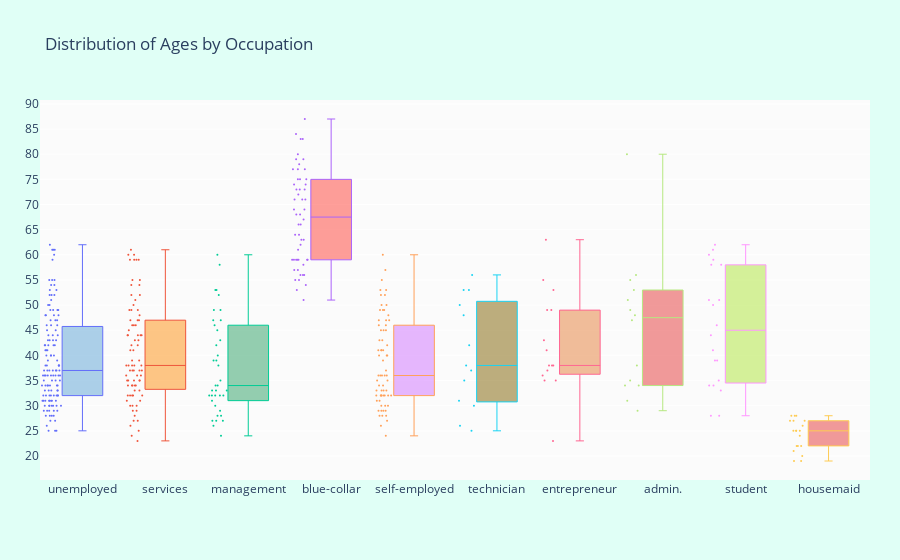

Here is the notebook cell this chart was saved with:
### Markdown cell above
Let's see which occupation tended to have more balance in their accounts

### Code cell
suscribed_df = df.loc[df["y"] == "yes"]

occupations = df["job"].unique().tolist()

# Get the balances by jobs
management = suscribed_df["age"].loc[suscribed_df["job"] == "management"].values
technician = suscribed_df["age"].loc[suscribed_df["job"] == "technician"].values
services = suscribed_df["age"].loc[suscribed_df["job"] == "services"].values
retired = suscribed_df["age"].loc[suscribed_df["job"] == "retired"].values
blue_collar = suscribed_df["age"].loc[suscribed_df["job"] == "blue-collar"].values
unemployed = suscribed_df["age"].loc[suscribed_df["job"] == "unemployed"].values
entrepreneur = suscribed_df["age"].loc[suscribed_df["job"] == "entrepreneur"].values
housemaid = suscribed_df["age"].loc[suscribed_df["job"] == "housemaid"].values
self_employed = suscribed_df["age"].loc[suscribed_df["job"] == "self-employed"].values
student = suscribed_df["age"].loc[suscribed_df["job"] == "student"].values


ages = [management, technician, services, retired, blue_collar, unemployed, 
         entrepreneur, housemaid, self_employed, student]

colors = ['rgba(93, 164, 214, 0.5)', 'rgba(255, 144, 14, 0.5)',
          'rgba(44, 160, 101, 0.5)', 'rgba(255, 65, 54, 0.5)', 
          'rgba(207, 114, 255, 0.5)', 'rgba(127, 96, 0, 0.5)',
         'rgba(229, 126, 56, 0.5)', 'rgba(229, 56, 56, 0.5)',
         'rgba(174, 229, 56, 0.5)', 'rgba(229, 56, 56, 0.5)']

traces = []

for xd, yd, cls in zip(occupations, ages, colors):
        traces.append(go.Box(
            y=yd,
            name=xd,
            boxpoints='all',
            jitter=0.5,
            whiskerwidth=0.2,
            fillcolor=cls,
            marker=dict(
                size=2,
            ),
            line=dict(width=1),
        ))

layout = go.Layout(
    title='Distribution of Ages by Occupation',
    yaxis=dict(
        autorange=True,
        showgrid=True,
        zeroline=True,
        dtick=5,
        gridcolor='rgb(255, 255, 255)',
        gridwidth=1,
        zerolinecolor='rgb(255, 255, 255)',
        zerolinewidth=2,
    ),
    margin=dict(
        l=40,
        r=30,
        b=80,
        t=100,
    ),
    paper_bgcolor='rgb(224,255,246)',
    plot_bgcolor='rgb(251,251,251)',
    showlegend=False
)

fig = go.Figure(data=traces, layout=layout)
iplot(fig)

### Figure 1 — Plotly figure (JSON) as saved in the notebook; plotly's stock layout.template omitted (floating-point values rounded to 4 significant figures; data arrays with more than 128 entries replaced by an {"elided": "..."} marker saying what was removed)
{"data": [{"boxpoints": "all", "fillcolor": "rgba(93, 164, 214, 0.5)", "jitter": 0.5, "line": {"width": 1}, "marker": {"size": 2}, "name": "unemployed", "type": "box", "whiskerwidth": 0.2, "y": {"elided": "131 int values"}}, {"boxpoints": "all", "fillcolor": "rgba(255, 144, 14, 0.5)", "jitter": 0.5, "line": {"width": 1}, "marker": {"size": 2}, "name": "services", "type": "box", "whiskerwidth": 0.2, "y": [49, 34, 25, 35, 60, 35, 44, 52, 28, 35, 38, 36, 60, 41, 45, 42, 59, 37, 37, 32, 31, 27, 47, 38, 32, 59, 29, 46, 33, 32, 37, 34, 38, 35, 39, 39, 27, 44, 34, 59, 48, 47, 44, 37, 51, 23, 44, 52, 42, 29, 32, 47, 46, 37, 38, 32, 35, 41, 61, 34, 49, 50, 31, 24, 54, 55, 43, 49, 43, 34, 55, 46, 54, 44, 30, 36, 30, 30, 38, 33, 36, 59, 26]}, {"boxpoints": "all", "fillcolor": "rgba(44, 160, 101, 0.5)", "jitter": 0.5, "line": {"width": 1}, "marker": {"size": 2}, "name": "management", "type": "box", "whiskerwidth": 0.2, "y": [52, 27, 32, 32, 28, 39, 28, 34, 34, 38, 45, 53, 47, 30, 42, 33, 40, 24, 27, 43, 35, 49, 49, 33, 47, 60, 46, 58, 33, 29, 26, 32, 32, 27, 53, 31, 32, 39]}, {"boxpoints": "all", "fillcolor": "rgba(255, 65, 54, 0.5)", "jitter": 0.5, "line": {"width": 1}, "marker": {"size": 2}, "name": "blue-collar", "type": "box", "whiskerwidth": 0.2, "y": [68, 78, 77, 56, 75, 59, 75, 77, 59, 55, 53, 56, 57, 54, 75, 59, 80, 83, 59, 64, 77, 71, 74, 62, 73, 61, 56, 71, 55, 73, 67, 63, 79, 72, 59, 64, 87, 79, 71, 58, 68, 74, 66, 51, 66, 69, 84, 57, 69, 59, 73, 63, 59, 83]}, {"boxpoints": "all", "fillcolor": "rgba(207, 114, 255, 0.5)", "jitter": 0.5, "line": {"width": 1}, "marker": {"size": 2}, "name": "self-employed", "type": "box", "whiskerwidth": 0.2, "y": [32, 45, 29, 29, 24, 50, 45, 32, 28, 32, 30, 36, 41, 29, 47, 34, 40, 34, 49, 55, 36, 33, 60, 35, 31, 53, 52, 32, 57, 47, 26, 41, 33, 28, 33, 32, 41, 45, 41, 53, 40, 43, 49, 39, 30, 52, 36, 40, 35, 43, 30, 36, 36, 37, 46, 28, 32, 47, 32, 48, 27, 33, 31, 50, 29, 32, 49, 42, 46]}, {"boxpoints": "all", "fillcolor": "rgba(127, 96, 0, 0.5)", "jitter": 0.5, "line": {"width": 1}, "marker": {"size": 2}, "name": "technician", "type": "box", "whiskerwidth": 0.2, "y": [31, 56, 35, 53, 25, 48, 26, 42, 30, 53, 37, 38, 50]}, {"boxpoints": "all", "fillcolor": "rgba(229, 126, 56, 0.5)", "jitter": 0.5, "line": {"width": 1}, "marker": {"size": 2}, "name": "entrepreneur", "type": "box", "whiskerwidth": 0.2, "y": [49, 38, 49, 35, 35, 63, 37, 43, 23, 38, 38, 36, 53, 55, 41]}, {"boxpoints": "all", "fillcolor": "rgba(229, 56, 56, 0.5)", "jitter": 0.5, "line": {"width": 1}, "marker": {"size": 2}, "name": "admin.", "type": "box", "whiskerwidth": 0.2, "y": [55, 31, 56, 49, 48, 35, 47, 53, 51, 34, 80, 29, 38, 34]}, {"boxpoints": "all", "fillcolor": "rgba(174, 229, 56, 0.5)", "jitter": 0.5, "line": {"width": 1}, "marker": {"size": 2}, "name": "student", "type": "box", "whiskerwidth": 0.2, "y": [34, 34, 41, 58, 46, 35, 58, 59, 28, 39, 51, 51, 28, 33, 39, 61, 44, 50, 62, 60]}, {"boxpoints": "all", "fillcolor": "rgba(229, 56, 56, 0.5)", "jitter": 0.5, "line": {"width": 1}, "marker": {"size": 2}, "name": "housemaid", "type": "box", "whiskerwidth": 0.2, "y": [20, 21, 25, 19, 27, 28, 25, 28, 22, 27, 24, 22, 27, 19, 22, 28, 26, 25, 25]}], "layout": {"autosize": true, "margin": {"b": 80, "l": 40, "r": 30, "t": 100}, "paper_bgcolor": "rgb(224,255,246)", "plot_bgcolor": "rgb(251,251,251)", "showlegend": false, "title": {"text": "Distribution of Ages by Occupation"}, "xaxis": {"autorange": true, "range": [-0.5097, 9.5], "type": "category"}, "yaxis": {"autorange": true, "dtick": 5, "gridcolor": "rgb(255, 255, 255)", "gridwidth": 1, "range": [15.22, 90.78], "showgrid": true, "type": "linear", "zeroline": true, "zerolinecolor": "rgb(255, 255, 255)", "zerolinewidth": 2}}}
